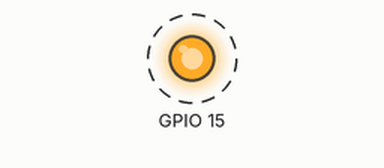
Simulated run of this program. Board: ESP32. On the bench: output pins drawn as LEDs (lit = HIGH). Dashed ring = blinking. WiFi joins after 1.5 s; servers stay silent unless stated; uploads are accepted with an empty reply; not simulated (calls return 0 or success): auth.h; what the program prints to the serial monitor is not drawn.

Above: at 2.1 s.
Timing chart, 0 to 4.9 s (numbered marks = the images above):
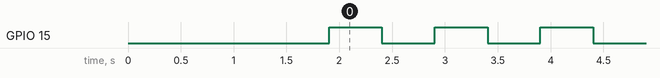

The program:

main.cpp
```cpp
#include <WiFi.h>
#include <WebServer.h>
#include <HTTPClient.h>
#include "auth.h"

String PostRequest(String url, float temperature, float humidity)
{
  HTTPClient http;
  String data = "?temperature=" + String(temperature) + "&humidity=" + String(humidity);
  http.begin(url + data); // beginは必要、データを投げるだけならクエリでこれだけで完了出来る
  //リダイレクトして、データを送る
  const char *headerNames[] = {"Location"}; // Locationをとる
  http.collectHeaders(headerNames, sizeof(headerNames) / sizeof(headerNames[0]));

  Serial.print("[HTTP POST] ...\n");
  int httpCode = http.POST(data);
  int status_code = http.GET();
  Serial.printf("\npost request: status code = %d\n", httpCode);
  Serial.printf("\nget request: status code = %d\n", status_code);

  if (status_code == HTTP_CODE_FOUND)
  {
    //リダイレクトされた 302
    String payload = http.getString();
    Serial.println(payload);

    // ヘッダのLocation（リダイレクト先URL）を取り出す
    Serial.println("Location");
    Serial.println(http.header("Location"));

    // リダイレクト先にGetリクエスト
    String redirect_url = http.header("Location");
    http.begin(redirect_url); // HTTP
    int httpCode = http.GET();

    if (httpCode == HTTP_CODE_OK)
    {
      String res = http.getString(); //目的のレスポンスが得られる
      Serial.println("GET RESPONSE!");
      Serial.println(res);
      return res;
    }
    else
    {
      Serial.print("[HTTP POST] GET... failed, error:");
      Serial.println(http.errorToString(httpCode).c_str());
    }
    http.end();
  }
  else
  {
    Serial.print("Not found!");
  }
  return "-1";
}

void setup()
{
  // WiFiのアクセスポイントに接続
  WiFi.begin(ssid, password);
  while (WiFi.status() != WL_CONNECTED)
  {
    delay(500);
  }
  // ESP32のIPアドレスを出力
  Serial.println("WiFi Connected.");
  Serial.print("IP = ");
  Serial.println(WiFi.localIP());
  pinMode(15, OUTPUT);
  Serial.begin(115200);
  //データを投げる
  String res = PostRequest(host, 12, 55);
}
int n = 0;
void loop()
{
  //起動確認のみ
  digitalWrite(15, HIGH);
  delay(500);
  digitalWrite(15, LOW);
  delay(500);
  Serial.println(n++);
}
```

Measured:
- by itself, GPIO 15: alternates HIGH for 0.50 s and LOW for 0.50 s
